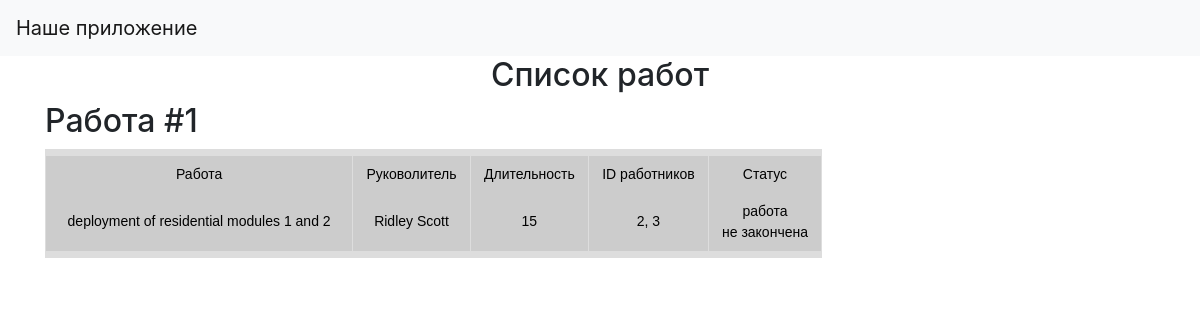
The page /works/ on the database as committed earlier.
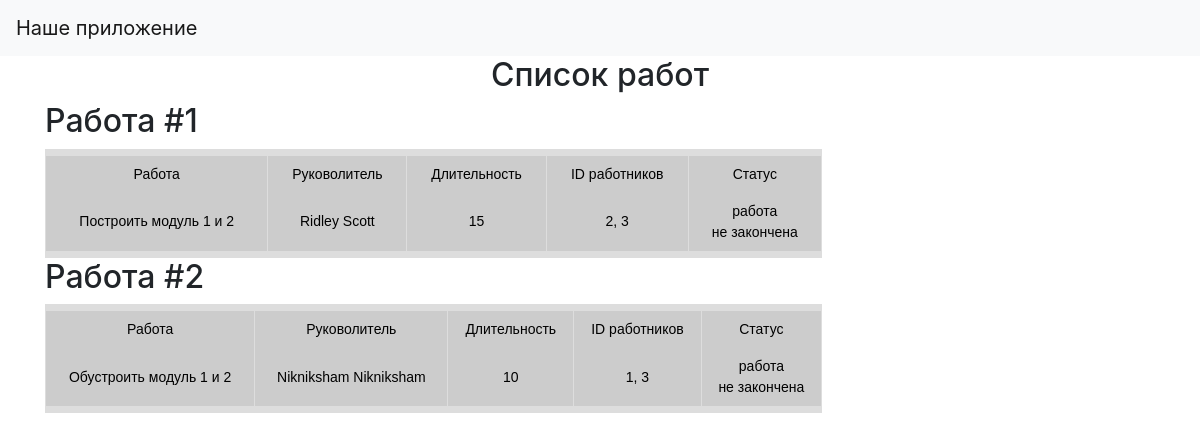
The same page on the database as committed later.
### data/jobs.py (models this page shows)
class Jobs(SqlAlchemyBase):
    __tablename__ = 'jobs'
    id = sqlalchemy.Column(sqlalchemy.Integer, autoincrement=True, primary_key=True)
    team_leader = sqlalchemy.Column(sqlalchemy.Integer, autoincrement=True)
    job = sqlalchemy.Column(sqlalchemy.String, nullable=True)
    work_size = sqlalchemy.Column(sqlalchemy.String, nullable=True)
    collaborators = sqlalchemy.Column(sqlalchemy.String, nullable=True)
    start_date = sqlalchemy.Column(sqlalchemy.DateTime)
    end_date = sqlalchemy.Column(sqlalchemy.DateTime)
    is_finished = sqlalchemy.Column(sqlalchemy.Boolean, nullable=True)
    user_id = sqlalchemy.Column(sqlalchemy.Integer,
                                sqlalchemy.ForeignKey("users.id"))
    user = orm.relation('User')

### main.py (the view)
@app.route('/works/')
def works():
    jobs = []
    for i, job in enumerate(session.query(Jobs).all()):
        _job = {}
        _job['id'] = i + 1
        _job['title'] = job.job
        leader = session.query(User).filter(User.id == job.team_leader).first()
        _job['team_leader'] = f'{leader.name} {leader.surname}'
        _job['duration'] = job.work_size
        _job['collaboration'] = job.collaborators
        _job['is_finished'] = job.is_finished
        jobs.append(_job)
    print(jobs)
    return render_template('works.html', jobs=jobs, style=url_for('static', filename='css/style.css'))

### templates/works.html
{% extends "base.html" %}
{% block content %}
<div align="center">
    <div>
        <h2>Список работ</h2>
    </div>
    {% for job in jobs %}
    <div class="text">
        <h2>Работа #{{job.id}}</h2>
        <div class="text">
            <table>
                <tr>
                    <td>
                        <a>Работа</a>
                    </td>
                    <td>
                        <a>Руковолитель</a>
                    </td>
                    <td>
                        <a>Длительность</a>
                    </td>
                    <td>
                        <a>ID работников</a>
                    </td>
                    <td>
                        <a>Статус</a>
                    </td>
                </tr>
                <tr>
                    <td>
                        <a>{{job.title}}</a>
                    </td>
                    <td>
                        <a>{{job.team_leader}}</a>
                    </td>
                    <td>
                        <a>{{job.duration}}</a>
                    </td>
                    <td>
                        <a>{{job.collaboration}}</a>
                    </td>
                    <td>
                        <a>работа</a>
                        <br>
                        {% if job.is_finished %}
                        <a>закончена</a>
                        {% else%}
                        <a>не закончена</a>
                        {% endif%}
                    </td>
                </tr>
            </table>
        </div>
        {% endfor %}
    </div>
    {% endblock %}

### templates/base.html (shortened to what this page needs)
<!doctype html>
<html lang="en">
<head>
    <link rel="stylesheet"
          href="https://stackpath.bootstrapcdn.com/bootstrap/4.4.1/css/bootstrap.min.css"
>
    <link rel="stylesheet" href={{style}}>
</head>
<body>
<header>
    <nav class="navbar navbar-light bg-light">
        <a class="navbar-brand" href="#">Наше приложение</a>
    </nav>
</header>
<main role="main" class="container">
    {% block content %}{% endblock %}
</main>
</body>
</html>

### static/css/style.css (style rules this page uses)
.text { text-align: left; }
table { font-family: "Lucida Sans Unicode", "Lucida Grande", Sans-Serif; font-size: 14px; max-width: 70%; width: 70%; text-align: center; border-collapse: collapse; border-top: 7px solid #ddd; border-bottom: 7px solid #ddd; }
td { background: #ccc; border-right: 1px solid #ddd; border-left: 1px solid #ddd; color: #000; padding: 8px; }

Rows that differ between the two databases and show on the page:
changed Jobs: title "deployment of residential modules 1 and 2" → "Построить модуль 1 и 2"
added Jobs: id "2", title "Обустроить модуль 1 и 2", team_leader "Nikniksham Nikniksham", duration "10", collaboration "1, 3"
